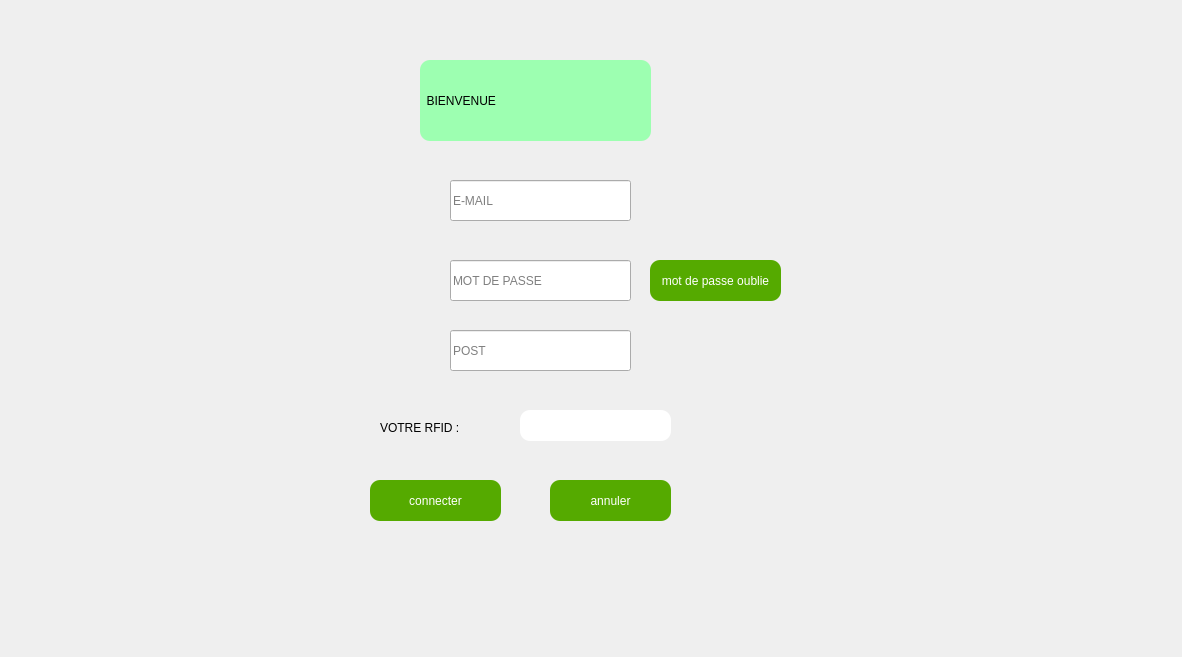
<?xml version="1.0" encoding="UTF-8"?>
<ui version="4.0">
 <class>bienvenue</class>
 <widget class="QDialog" name="bienvenue">
  <property name="geometry">
   <rect>
    <x>0</x>
    <y>0</y>
    <width>1182</width>
    <height>657</height>
   </rect>
  </property>
  <property name="windowTitle">
   <string>Dialog</string>
  </property>
  <widget class="QLabel" name="label_2">
   <property name="geometry">
    <rect>
     <x>0</x>
     <y>0</y>
     <width>1191</width>
     <height>661</height>
    </rect>
   </property>
   <property name="text">
    <string/>
   </property>
   <property name="pixmap">
    <pixmap resource="images.qrc">:/new/prefix1/photo.png</pixmap>
   </property>
   <property name="scaledContents">
    <bool>true</bool>
   </property>
  </widget>
  <widget class="QLineEdit" name="identifier">
   <property name="geometry">
    <rect>
     <x>450</x>
     <y>180</y>
     <width>181</width>
     <height>41</height>
    </rect>
   </property>
   <property name="placeholderText">
    <string>E-MAIL</string>
   </property>
  </widget>
  <widget class="QLineEdit" name="password">
   <property name="geometry">
    <rect>
     <x>450</x>
     <y>260</y>
     <width>181</width>
     <height>41</height>
    </rect>
   </property>
   <property name="echoMode">
    <enum>QLineEdit::Password</enum>
   </property>
   <property name="placeholderText">
    <string>MOT DE PASSE</string>
   </property>
  </widget>
  <widget class="QLabel" name="label_4">
   <property name="geometry">
    <rect>
     <x>380</x>
     <y>420</y>
     <width>101</width>
     <height>16</height>
    </rect>
   </property>
   <property name="text">
    <string>VOTRE RFID :</string>
   </property>
  </widget>
  <widget class="QLabel" name="label_6">
   <property name="geometry">
    <rect>
     <x>420</x>
     <y>60</y>
     <width>231</width>
     <height>81</height>
    </rect>
   </property>
   <property name="styleSheet">
    <string notr="true">font: 20pt &quot;Sitka&quot;;
background-color: rgb(157, 255, 177);
border-radius: 10px;</string>
   </property>
   <property name="text">
    <string>  BIENVENUE</string>
   </property>
  </widget>
  <widget class="QLabel" name="rfidLabel">
   <property name="geometry">
    <rect>
     <x>520</x>
     <y>410</y>
     <width>151</width>
     <height>31</height>
    </rect>
   </property>
   <property name="styleSheet">
    <string notr="true">background-color: rgb(255, 255, 255);
border-radius: 10px;</string>
   </property>
   <property name="text">
    <string/>
   </property>
  </widget>
  <widget class="QLineEdit" name="post">
   <property name="geometry">
    <rect>
     <x>450</x>
     <y>330</y>
     <width>181</width>
     <height>41</height>
    </rect>
   </property>
   <property name="echoMode">
    <enum>QLineEdit::Normal</enum>
   </property>
   <property name="placeholderText">
    <string>POST</string>
   </property>
  </widget>
  <widget class="QPushButton" name="pushButton">
   <property name="geometry">
    <rect>
     <x>370</x>
     <y>480</y>
     <width>131</width>
     <height>41</height>
    </rect>
   </property>
   <property name="styleSheet">
    <string notr="true">
background-color: rgb(85, 170, 0);

color: rgb(255, 255, 255);

border-radius: 10px;</string>
   </property>
   <property name="text">
    <string>connecter</string>
   </property>
  </widget>
  <widget class="QPushButton" name="pushButton_2">
   <property name="geometry">
    <rect>
     <x>550</x>
     <y>480</y>
     <width>121</width>
     <height>41</height>
    </rect>
   </property>
   <property name="styleSheet">
    <string notr="true">background-color: rgb(85, 170, 0);
color: rgb(255, 255, 255);

border-radius: 10px;</string>
   </property>
   <property name="text">
    <string>annuler</string>
   </property>
  </widget>
  <widget class="QLabel" name="label">
   <property name="geometry">
    <rect>
     <x>70</x>
     <y>230</y>
     <width>56</width>
     <height>16</height>
    </rect>
   </property>
   <property name="text">
    <string/>
   </property>
  </widget>
  <widget class="QLabel" name="label_3">
   <property name="geometry">
    <rect>
     <x>0</x>
     <y>10</y>
     <width>241</width>
     <height>121</height>
    </rect>
   </property>
   <property name="text">
    <string/>
   </property>
   <property name="pixmap">
    <pixmap resource="images.qrc">:/new/prefix1/photo2.png</pixmap>
   </property>
   <property name="scaledContents">
    <bool>true</bool>
   </property>
  </widget>
  <widget class="QPushButton" name="pushButton_3">
   <property name="geometry">
    <rect>
     <x>650</x>
     <y>260</y>
     <width>131</width>
     <height>41</height>
    </rect>
   </property>
   <property name="styleSheet">
    <string notr="true">
background-color: rgb(85, 170, 0);

color: rgb(255, 255, 255);

border-radius: 10px;</string>
   </property>
   <property name="text">
    <string>mot de passe oublie</string>
   </property>
  </widget>
 </widget>
 <resources>
  <include location="images.qrc"/>
 </resources>
 <connections/>
</ui>
